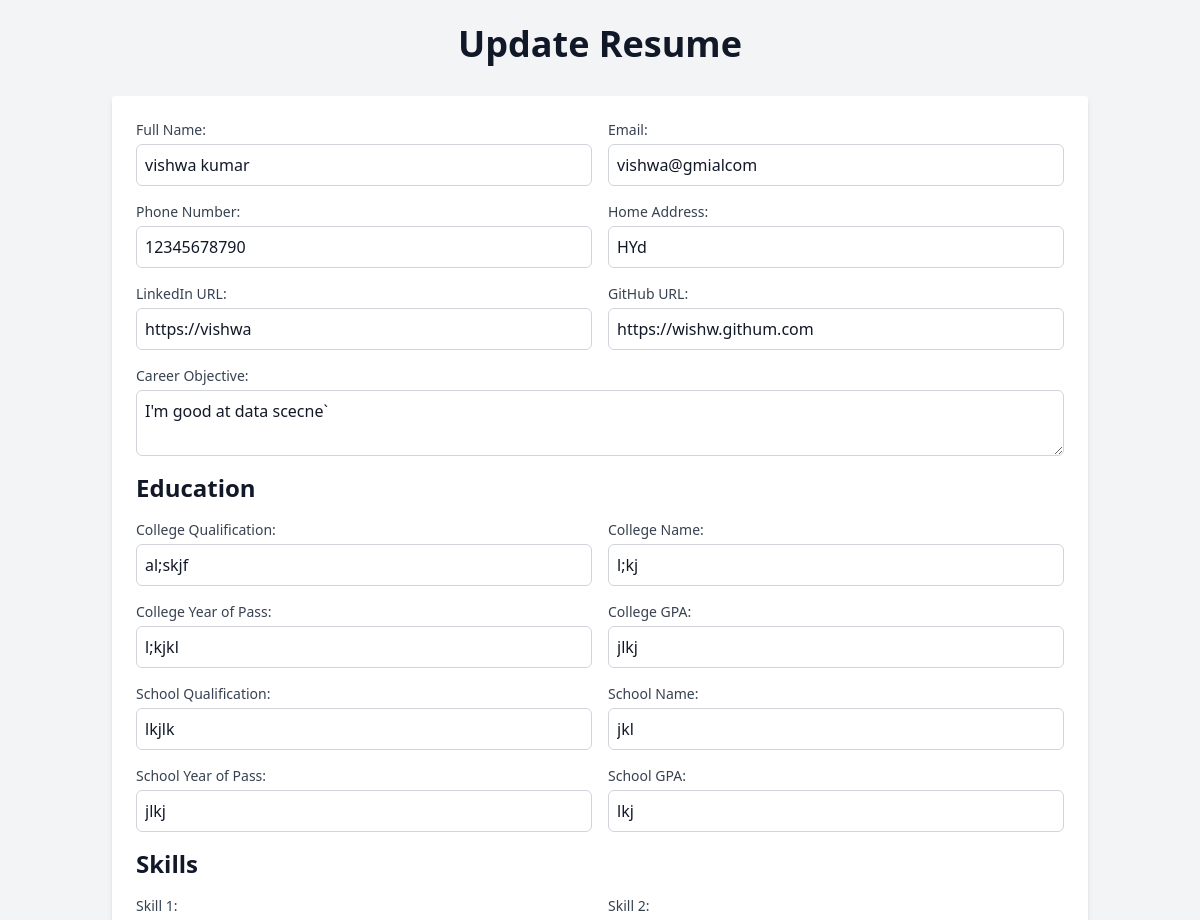
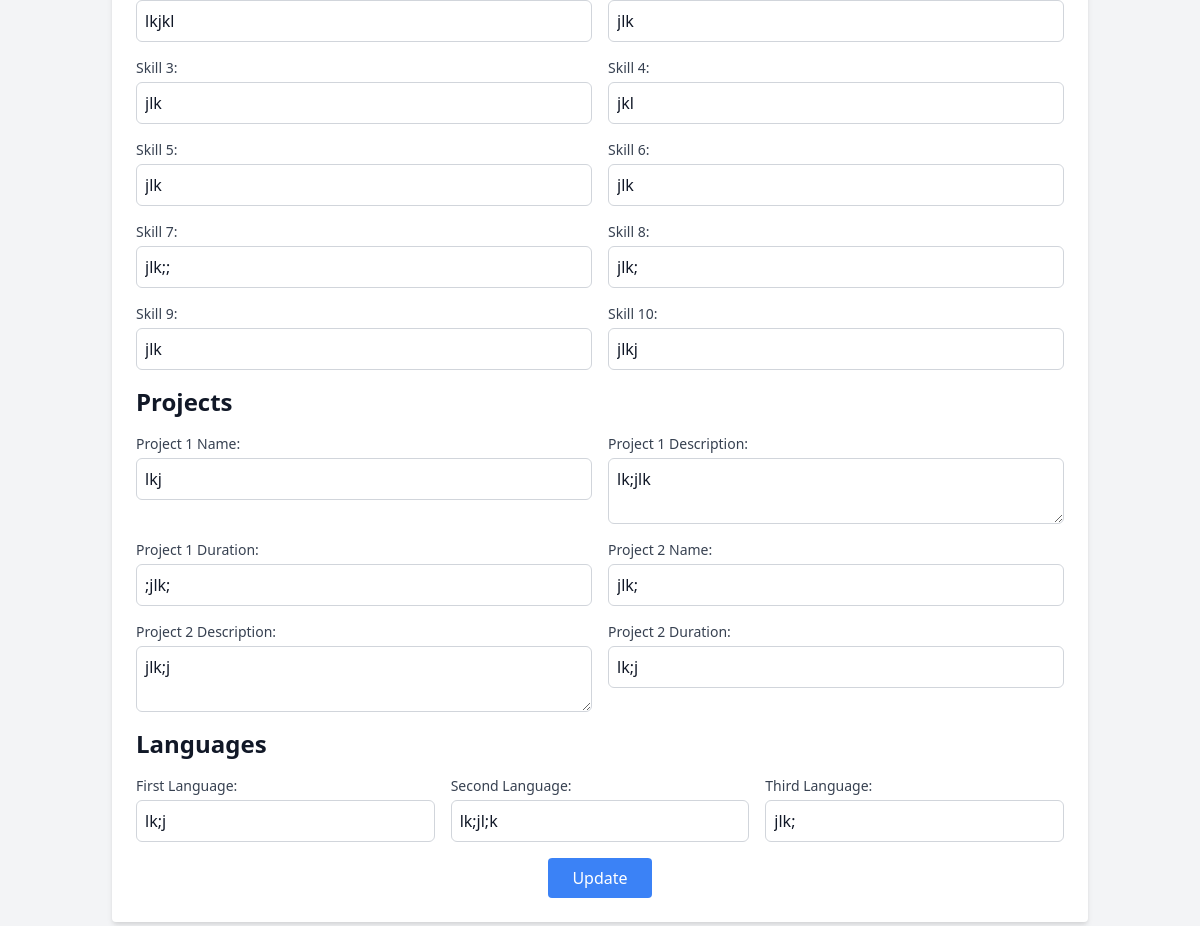
Screenshot of /update/2 with the database file from the repository (2 pictures, top to bottom).
### models.py (models this page shows)
class Resumebuildertable(Base):
    __tablename__ = "resumedatatable"
    id = Column(Integer, primary_key=True, index=True)
    name = Column(String, index=True)
    email = Column(String, index=True)
    phonenumber = Column(String, index=True)
    location = Column(String, index=True)
    linkedinlink = Column(String, index=True)
    githublink = Column(String, index=True)
    careerobjective = Column(String, index=True)
    college_qualification = Column(String, index=True)
    college_name = Column(String, index=True)
    college_year_of_pass = Column(String, index=True)
    college_gpa = Column(String, index=True)
    school_qualification = Column(String, index=True)
    school_name = Column(String, index=True)
    school_year_of_pass = Column(String, index=True)
    school_gpa = Column(String, index=True)
    skill1 = Column(String, index=True)
    skill2 = Column(String, index=True)
    skill3 = Column(String, index=True)
    skill4 = Column(String, index=True)
    skill5 = Column(String, index=True)
    skill6 = Column(String, index=True)
    skill7 = Column(String, index=True, default="")
    skill8 = Column(String, index=True, default="")
    skill9 = Column(String, index=True, default="")
    skill10 = Column(String, index=True, default="")
    project1_name = Column(String, index=True)
    project1_description = Column(String, index=True)
    project1_duration = Column(String, index=True)
    project2_name = Column(String, index=True)
    project2_description = Column(String, index=True)
    project2_duration = Column(String, index=True)
    language1 = Column(String, index=True)
    language2 = Column(String, index=True)
    language3 = Column(String, index=True, default="")

### main.py (the view)
@app.get("/update/{resumebuildertable_id}", response_class=HTMLResponse)
async def update_item_form(resumebuildertable_id: int, request: Request, db: Session = Depends(database.get_db)):
    resumebuildertable = db.query(models.Resumebuildertable).filter(models.Resumebuildertable.id == resumebuildertable_id).first()
    if not resumebuildertable:
        raise HTTPException(status_code=404, detail="Item not found")
    return templates.TemplateResponse("update_item.html", {"request": request, "resumebuildertable": resumebuildertable})

### templates/update_item.html (shortened to what this page needs)
<!DOCTYPE html>
<html lang="en">
<head>
    <link href="https://cdn.jsdelivr.net/npm/tailwindcss@2.2.19/dist/tailwind.min.css" rel="stylesheet">
</head>
<body class="bg-gray-100 text-gray-900">
    <div class="container mx-auto p-6">
        <h1 class="text-4xl font-bold text-center mb-8">Update Resume</h1>
        <form action="/update/{{ resumebuildertable.id }}" method="post" class="bg-white p-6 rounded shadow-md space-y-4">
            <div class="grid grid-cols-1 md:grid-cols-2 gap-4">
                <div>
                    <label for="name" class="block text-sm font-medium text-gray-700">Full Name:</label>
                    <input type="text" id="name" name="name" value="{{ resumebuildertable.name }}" class="mt-1 block w-full border border-gray-300 rounded-md p-2" required>
                </div>
                <div>
                    <label for="email" class="block text-sm font-medium text-gray-700">Email:</label>
                    <input type="text" id="email" name="email" value="{{ resumebuildertable.email }}" class="mt-1 block w-full border border-gray-300 rounded-md p-2" required>
                </div>
                <div>
                    <label for="phonenumber" class="block text-sm font-medium text-gray-700">Phone Number:</label>
                    <input type="text" id="phonenumber" name="phonenumber" value="{{ resumebuildertable.phonenumber }}" class="mt-1 block w-full border border-gray-300 rounded-md p-2" required>
                </div>
                <div>
                    <label for="location" class="block text-sm font-medium text-gray-700">Home Address:</label>
                    <input type="text" id="location" name="location" value="{{ resumebuildertable.location }}" class="mt-1 block w-full border border-gray-300 rounded-md p-2" required>
                </div>
                <div>
                    <label for="linkedinlink" class="block text-sm font-medium text-gray-700">LinkedIn URL:</label>
                    <input type="text" id="linkedinlink" name="linkedinlink" value="{{ resumebuildertable.linkedinlink }}" class="mt-1 block w-full border border-gray-300 rounded-md p-2" required>
                </div>
                <div>
                    <label for="githublink" class="block text-sm font-medium text-gray-700">GitHub URL:</label>
                    <input type="text" id="githublink" name="githublink" value="{{ resumebuildertable.githublink }}" class="mt-1 block w-full border border-gray-300 rounded-md p-2" required>
                </div>
                <div class="md:col-span-2">
                    <label for="careerobjective" class="block text-sm font-medium text-gray-700">Career Objective:</label>
                    <textarea id="careerobjective" name="careerobjective" class="mt-1 block w-full border border-gray-300 rounded-md p-2" required>{{ resumebuildertable.careerobjective }}</textarea>
                </div>
            </div>
            <h2 class="text-2xl font-semibold mt-6 mb-4">Education</h2>
            <div class="grid grid-cols-1 md:grid-cols-2 gap-4">
                <div>
                    <label for="college_qualification" class="block text-sm font-medium text-gray-700">College Qualification:</label>
                    <input type="text" id="college_qualification" name="college_qualification" value="{{ resumebuildertable.college_qualification }}" class="mt-1 block w-full border border-gray-300 rounded-md p-2" required>
                </div>
                <div>
                    <label for="college_name" class="block text-sm font-medium text-gray-700">College Name:</label>
                    <input type="text" id="college_name" name="college_name" value="{{ resumebuildertable.college_name }}" class="mt-1 block w-full border border-gray-300 rounded-md p-2" required>
                </div>
                <div>
                    <label for="college_year_of_pass" class="block text-sm font-medium text-gray-700">College Year of Pass:</label>
                    <input type="text" id="college_year_of_pass" name="college_year_of_pass" value="{{ resumebuildertable.college_year_of_pass }}" class="mt-1 block w-full border border-gray-300 rounded-md p-2" required>
                </div>
                <div>
                    <label for="college_gpa" class="block text-sm font-medium text-gray-700">College GPA:</label>
                    <input type="text" id="college_gpa" name="college_gpa" value="{{ resumebuildertable.college_gpa }}" class="mt-1 block w-full border border-gray-300 rounded-md p-2" required>
                </div>
                <div>
                    <label for="school_qualification" class="block text-sm font-medium text-gray-700">School Qualification:</label>
                    <input type="text" id="school_qualification" name="school_qualification" value="{{ resumebuildertable.school_qualification }}" class="mt-1 block w-full border border-gray-300 rounded-md p-2" required>
                </div>
                <div>
                    <label for="school_name" class="block text-sm font-medium text-gray-700">School Name:</label>
                    <input type="text" id="school_name" name="school_name" value="{{ resumebuildertable.school_name }}" class="mt-1 block w-full border border-gray-300 rounded-md p-2" required>
                </div>
                <div>
                    <label for="school_year_of_pass" class="block text-sm font-medium text-gray-700">School Year of Pass:</label>
                    <input type="text" id="school_year_of_pass" name="school_year_of_pass" value="{{ resumebuildertable.school_year_of_pass }}" class="mt-1 block w-full border border-gray-300 rounded-md p-2" required>
                </div>
                <div>
                    <label for="school_gpa" class="block text-sm font-medium text-gray-700">School GPA:</label>
                    <input type="text" id="school_gpa" name="school_gpa" value="{{ resumebuildertable.school_gpa }}" class="mt-1 block w-full border border-gray-300 rounded-md p-2" required>
                </div>
            </div>
            <h2 class="text-2xl font-semibold mt-6 mb-4">Skills</h2>
            <div class="grid grid-cols-1 md:grid-cols-2 gap-4">
                <div>
                    <label for="skill1" class="block text-sm font-medium text-gray-700">Skill 1:</label>
                    <input type="text" id="skill1" name="skill1" value="{{ resumebuildertable.skill1 }}" class="mt-1 block w-full border border-gray-300 rounded-md p-2" required>
                </div>
                <div>
                    <label for="skill2" class="block text-sm font-medium text-gray-700">Skill 2:</label>
                    <input type="text" id="skill2" name="skill2" value="{{ resumebuildertable.skill2 }}" class="mt-1 block w-full border border-gray-300 rounded-md p-2" required>
                </div>
                <div>
                    <label for="skill3" class="block text-sm font-medium text-gray-700">Skill 3:</label>
                    <input type="text" id="skill3" name="skill3" value="{{ resumebuildertable.skill3 }}" class="mt-1 block w-full border border-gray-300 rounded-md p-2" required>
                </div>
                <div>
                    <label for="skill4" class="block text-sm font-medium text-gray-700">Skill 4:</label>
                    <input type="text" id="skill4" name="skill4" value="{{ resumebuildertable.skill4 }}" class="mt-1 block w-full border border-gray-300 rounded-md p-2" required>
                </div>
                <div>
                    <label for="skill5" class="block text-sm font-medium text-gray-700">Skill 5:</label>
                    <input type="text" id="skill5" name="skill5" value="{{ resumebuildertable.skill5 }}" class="mt-1 block w-full border border-gray-300 rounded-md p-2" required>
                </div>
                <div>
                    <label for="skill6" class="block text-sm font-medium text-gray-700">Skill 6:</label>
                    <input type="text" id="skill6" name="skill6" value="{{ resumebuildertable.skill6 }}" class="mt-1 block w-full border border-gray-300 rounded-md p-2" required>
                </div>
                <div>
                    <label for="skill7" class="block text-sm font-medium text-gray-700">Skill 7:</label>
                    <input type="text" id="skill7" name="skill7" value="{{ resumebuildertable.skill7 }}" class="mt-1 block w-full border border-gray-300 rounded-md p-2" required>
                </div>
                <div>
                    <label for="skill8" class="block text-sm font-medium text-gray-700">Skill 8:</label>
                    <input type="text" id="skill8" name="skill8" value="{{ resumebuildertable.skill8 }}" class="mt-1 block w-full border border-gray-300 rounded-md p-2" required>
                </div>
                <div>
                    <label for="skill9" class="block text-sm font-medium text-gray-700">Skill 9:</label>
                    <input type="text" id="skill9" name="skill9" value="{{ resumebuildertable.skill9 }}" class="mt-1 block w-full border border-gray-300 rounded-md p-2" required>
                </div>
                <div>
                    <label for="skill10" class="block text-sm font-medium text-gray-700">Skill 10:</label>
                    <input type="text" id="skill10" name="skill10" value="{{ resumebuildertable.skill10 }}" class="mt-1 block w-full border border-gray-300 rounded-md p-2" required>
                </div>
            </div>
            <h2 class="text-2xl font-semibold mt-6 mb-4">Projects</h2>
            <div class="grid grid-cols-1 md:grid-cols-2 gap-4">
                <div>
                    <label for="project1_name" class="block text-sm font-medium text-gray-700">Project 1 Name:</label>
                    <input type="text" id="project1_name" name="project1_name" value="{{ resumebuildertable.project1_name }}" class="mt-1 block w-full border border-gray-300 rounded-md p-2" required>
                </div>
                <div>
                    <label for="project1_description" class="block text-sm font-medium text-gray-700">Project 1 Description:</label>
                    <textarea id="project1_description" name="project1_description" class="mt-1 block w-full border border-gray-300 rounded-md p-2" required>{{ resumebuildertable.project1_description }}</textarea>
                </div>
                <div>
                    <label for="project1_duration" class="block text-sm font-medium text-gray-700">Project 1 Duration:</label>
                    <input type="text" id="project1_duration" name="project1_duration" value="{{ resumebuildertable.project1_duration }}" class="mt-1 block w-full border border-gray-300 rounded-md p-2" required>
                </div>
                <div>
                    <label for="project2_name" class="block text-sm font-medium text-gray-700">Project 2 Name:</label>
                    <input type="text" id="project2_name" name="project2_name" value="{{ resumebuildertable.project2_name }}" class="mt-1 block w-full border border-gray-300 rounded-md p-2" required>
                </div>
                <div>
                    <label for="project2_description" class="block text-sm font-medium text-gray-700">Project 2 Description:</label>
                    <textarea id="project2_description" name="project2_description" class="mt-1 block w-full border border-gray-300 rounded-md p-2" required>{{ resumebuildertable.project2_description }}</textarea>
                </div>
                <div>
                    <label for="project2_duration" class="block text-sm font-medium text-gray-700">Project 2 Duration:</label>
                    <input type="text" id="project2_duration" name="project2_duration" value="{{ resumebuildertable.project2_duration }}" class="mt-1 block w-full border border-gray-300 rounded-md p-2" required>
                </div>
            </div>
            <h2 class="text-2xl font-semibold mt-6 mb-4">Languages</h2>
            <div class="grid grid-cols-1 md:grid-cols-3 gap-4">
                <div>
                    <label for="language1" class="block text-sm font-medium text-gray-700">First Language:</label>
                    <input type="text" id="language1" name="language1" value="{{ resumebuildertable.language1 }}" class="mt-1 block w-full border border-gray-300 rounded-md p-2" required>
                </div>
                <div>
                    <label for="language2" class="block text-sm font-medium text-gray-700">Second Language:</label>
                    <input type="text" id="language2" name="language2" value="{{ resumebuildertable.language2 }}" class="mt-1 block w-full border border-gray-300 rounded-md p-2" required>
                </div>
                <div>
                    <label for="language3" class="block text-sm font-medium text-gray-700">Third Language:</label>
                    <input type="text" id="language3" name="language3" value="{{ resumebuildertable.language3 }}" class="mt-1 block w-full border border-gray-300 rounded-md p-2" required>
                </div>
            </div>
            <div class="text-center mt-8">
                <input type="submit" value="Update" class="bg-blue-500 text-white px-6 py-2 rounded hover:bg-blue-600 cursor-pointer">
            </div>
        </form>
    </div>
</body>
</html>

### rows the page displays
Resumebuildertable: name "vishwa kumar", email "vishwa@gmialcom", phonenumber "12345678790", location "HYd", linkedinlink "https://vishwa", githublink "https://wishw.githum.com", careerobjective "I'm good at data scecne`", college_qualification "al;skjf", college_name "l;kj", college_year_of_pass "l;kjkl", college_gpa "jlkj", school_qualification "lkjlk", school_name "jkl", school_year_of_pass "jlkj", school_gpa "lkj", skill1 "lkjkl", skill2 "jlk", skill3 "jlk", skill4 "jkl", skill5 "jlk", skill6 "jlk", skill7 "jlk;;", skill8 "jlk;", skill9 "jlk", skill10 "jlkj", project1_name "lkj", project1_description "lk;jlk", project1_duration ";jlk;", project2_name "jlk;", project2_description "jlk;j", project2_duration "lk;j", language1 "lk;j", language2 "lk;jl;k", language3 "jlk;"
